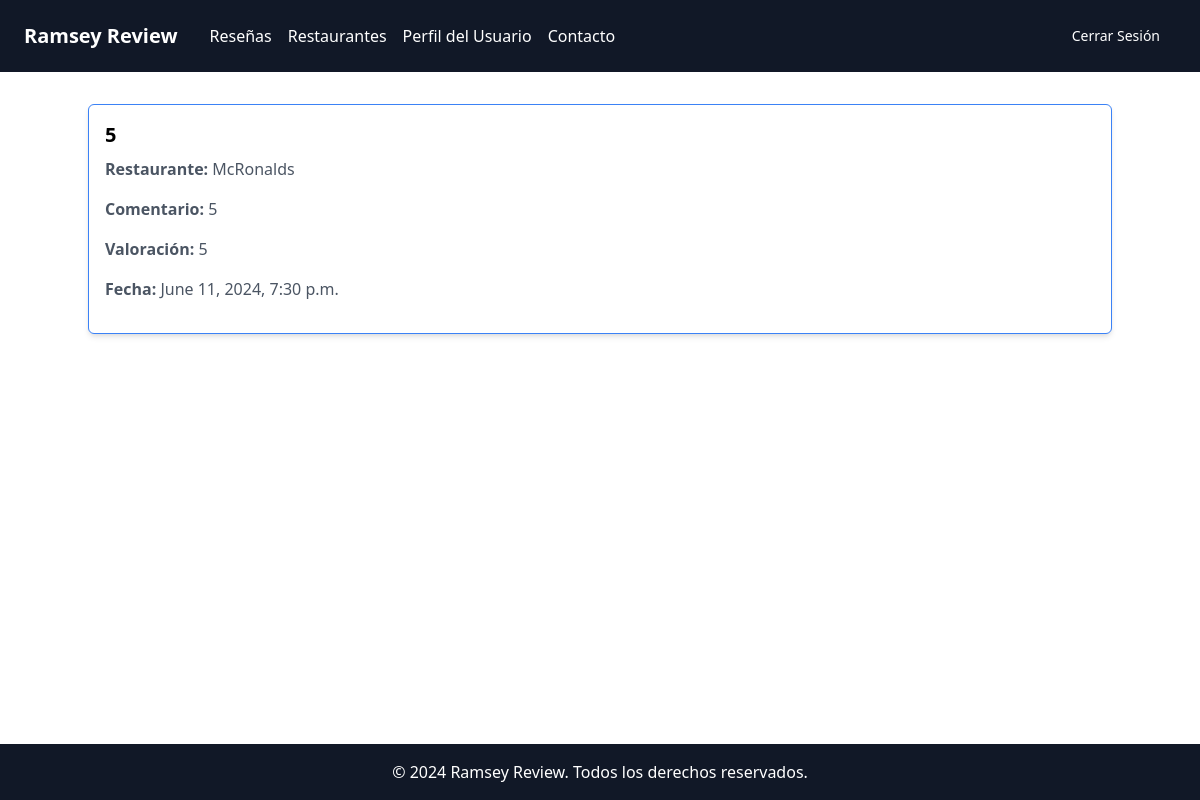
The app's page /reseñas/detail/13/ (signed in) with its own data.
### apps/reseñas/models.py (models this page shows, shortened)
class Reseña(models.Model):
    restaurante = models.ForeignKey(Restaurante, on_delete=models.CASCADE)
    nombre = models.CharField(max_length=100)
    comentario = models.TextField()
    valoracion = models.IntegerField()
    fecha = models.DateTimeField(auto_now_add=True)
    usuario = models.ForeignKey(settings.AUTH_USER_MODEL, on_delete=models.CASCADE)  # Relación con CustomUser

### apps/Restaurantes/models.py (models this page shows, shortened)
class Restaurante(models.Model):
    nombre = models.CharField(max_length=100)
    direccion = models.CharField(max_length=100)
    horario = models.CharField(max_length=100)
    tipo = models.CharField(max_length=50)

### apps/reseñas/templates/detail_reseña.html (shortened to what this page needs)
{% extends 'base.html' %}
{% block content %}
<div class="container mx-auto mt-8 flex-grow flex flex-col">
    <div class="bg-white shadow-md rounded-md overflow-hidden border border-blue-500 p-4">
        <h2 class="text-xl font-bold mb-2">{{ object.nombre }}</h2>
        <p class="text-gray-600 mb-4"><strong>Restaurante:</strong> {{ object.restaurante.nombre }}</p>
        <p class="text-gray-600 mb-4"><strong>Comentario:</strong> {{ object.comentario }}</p>
        <p class="text-gray-600 mb-4"><strong>Valoración:</strong> {{ object.valoracion }}</p>
        <p class="text-gray-600 mb-4"><strong>Fecha:</strong> {{ object.fecha }}</p>
    </div>
</div>
{% endblock %}

### records on screen
Reseña: nombre "5", restaurante.nombre "McRonalds", comentario "5", valoracion "5", fecha "June 11, 2024, 7:30 p.m."
